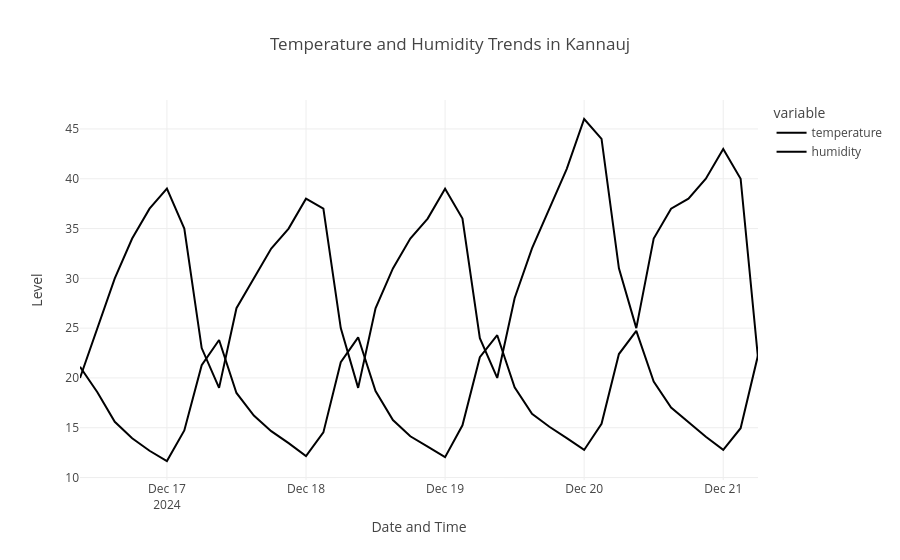

Notebook code for this chart:
### Code cell
import requests
import pandas as pd
import matplotlib.pyplot as plt
import plotly.express as px
import folium

# Replace with your OpenWeatherMap API key
API_KEY = "b762473e4e7467407e4da136bce24238"

# Function to fetch current weather data for a city
def fetch_weather_data(city):
    url = f"http://api.openweathermap.org/data/2.5/weather"
    params = {
        "q": city,
        "appid": API_KEY,
        "units": "metric"  # Use metric units (Celsius, meters per second, etc.)
    }
    response = requests.get(url, params=params)
    if response.status_code == 200:
        return response.json()
    else:
        print("Error fetching data:", response.status_code, response.text)
        return None

# Function to fetch 5-day forecast data for a city
def fetch_forecast_data(city):
    url = f"http://api.openweathermap.org/data/2.5/forecast"
    params = {
        "q": city,
        "appid": API_KEY,
        "units": "metric"
    }
    response = requests.get(url, params=params)
    if response.status_code == 200:
        return response.json()
    else:
        print("Error fetching data:", response.status_code, response.text)
        return None

# Fetch current weather
city = "Kannauj"
current_weather = fetch_weather_data(city)

if current_weather:
    print("Current Weather in", city)
    print(f"Temperature: {current_weather['main']['temp']}°C")
    print(f"Humidity: {current_weather['main']['humidity']}%")
    print(f"Condition: {current_weather['weather'][0]['description'].capitalize()}")

# Fetch forecast data
forecast_data = fetch_forecast_data(city)

if forecast_data:
    # Extract relevant data
    forecast_list = forecast_data['list']
    forecast_df = pd.DataFrame([
        {
            "datetime": item['dt_txt'],
            "temperature": item['main']['temp'],
            "humidity": item['main']['humidity'],
            "weather": item['weather'][0]['description'],
            "wind_speed": item['wind']['speed']
        }
        for item in forecast_list
    ])
    forecast_df['datetime'] = pd.to_datetime(forecast_df['datetime'])

    # 1. Line Chart: Temperature Trends
    plt.figure(figsize=(10, 6))
    plt.plot(forecast_df['datetime'], forecast_df['temperature'], label='Temperature (°C)', color='orange')
    plt.title(f"Temperature Trends in {city}")
    plt.xlabel("Date and Time")
    plt.ylabel("Temperature (°C)")
    plt.grid()
    plt.legend()
    plt.xticks(rotation=45)
    plt.show()

    # 2. Bar Chart: Humidity Levels
    forecast_df.set_index('datetime')['humidity'].plot(kind='bar', figsize=(12, 6), color='blue', alpha=0.7)
    plt.title(f"Humidity Levels in {city}")
    plt.xlabel("Date and Time")
    plt.ylabel("Humidity (%)")
    plt.xticks(rotation=45)
    plt.show()

    # 3. Interactive Line Chart: Temperature and Humidity
    fig = px.line(forecast_df, x='datetime', y=['temperature', 'humidity'], 
                  labels={"value": "Level", "datetime": "Date and Time"},
                  title=f"Temperature and Humidity Trends in {city}")
    fig.show()

    # 4. Weather Conditions: Pie Chart
    weather_counts = forecast_df['weather'].value_counts()
    weather_counts.plot(kind='pie', autopct='%1.1f%%', figsize=(6, 6), startangle=90, cmap='Set3')
    plt.title(f"Weather Conditions in {city}")
    plt.ylabel("")
    plt.show()

    # 5. Geographic Map: Current Weather
    if current_weather:
        lat = current_weather['coord']['lat']
        lon = current_weather['coord']['lon']
        m = folium.Map(location=[lat, lon], zoom_start=10)
        folium.Marker(
            [lat, lon],
            popup=f"Current Weather in {city}: {current_weather['weather'][0]['description'].capitalize()}",
            icon=folium.Icon(color="blue")
        ).add_to(m)

        # Save and display map
        m.save("current_weather_map.html")
        print("Current weather map saved as 'current_weather_map.html'. Open it in a browser.")

else:
    print("No forecast data available.")

### Figure 1 — Plotly figure (JSON) as saved in the notebook; plotly's stock layout.template omitted (floating-point values rounded to 4 significant figures)
{"data": [{"hovertemplate": "variable=temperature<br>Date and Time=%{x}<br>Level=%{y}<extra></extra>", "legendgroup": "temperature", "line": {"color": "#000001", "dash": "solid"}, "marker": {"symbol": "circle"}, "mode": "lines", "name": "temperature", "orientation": "v", "showlegend": true, "type": "scatter", "x": ["2024-12-16T09:00:00", "2024-12-16T12:00:00", "2024-12-16T15:00:00", "2024-12-16T18:00:00", "2024-12-16T21:00:00", "2024-12-17T00:00:00", "2024-12-17T03:00:00", "2024-12-17T06:00:00", "2024-12-17T09:00:00", "2024-12-17T12:00:00", "2024-12-17T15:00:00", "2024-12-17T18:00:00", "2024-12-17T21:00:00", "2024-12-18T00:00:00", "2024-12-18T03:00:00", "2024-12-18T06:00:00", "2024-12-18T09:00:00", "2024-12-18T12:00:00", "2024-12-18T15:00:00", "2024-12-18T18:00:00", "2024-12-18T21:00:00", "2024-12-19T00:00:00", "2024-12-19T03:00:00", "2024-12-19T06:00:00", "2024-12-19T09:00:00", "2024-12-19T12:00:00", "2024-12-19T15:00:00", "2024-12-19T18:00:00", "2024-12-19T21:00:00", "2024-12-20T00:00:00", "2024-12-20T03:00:00", "2024-12-20T06:00:00", "2024-12-20T09:00:00", "2024-12-20T12:00:00", "2024-12-20T15:00:00", "2024-12-20T18:00:00", "2024-12-20T21:00:00", "2024-12-21T00:00:00", "2024-12-21T03:00:00", "2024-12-21T06:00:00"], "xaxis": "x", "y": [21.12, 18.57, 15.6, 13.94, 12.69, 11.66, 14.73, 21.28, 23.81, 18.49, 16.23, 14.66, 13.45, 12.15, 14.53, 21.58, 24.08, 18.68, 15.77, 14.14, 13.1, 12.04, 15.24, 22.09, 24.29, 19.07, 16.39, 15.1, 13.95, 12.77, 15.4, 22.4, 24.73, 19.64, 17.03, 15.57, 14.09, 12.78, 14.95, 22.27], "yaxis": "y"}, {"hovertemplate": "variable=humidity<br>Date and Time=%{x}<br>Level=%{y}<extra></extra>", "legendgroup": "humidity", "line": {"color": "#000002", "dash": "solid"}, "marker": {"symbol": "circle"}, "mode": "lines", "name": "humidity", "orientation": "v", "showlegend": true, "type": "scatter", "x": ["2024-12-16T09:00:00", "2024-12-16T12:00:00", "2024-12-16T15:00:00", "2024-12-16T18:00:00", "2024-12-16T21:00:00", "2024-12-17T00:00:00", "2024-12-17T03:00:00", "2024-12-17T06:00:00", "2024-12-17T09:00:00", "2024-12-17T12:00:00", "2024-12-17T15:00:00", "2024-12-17T18:00:00", "2024-12-17T21:00:00", "2024-12-18T00:00:00", "2024-12-18T03:00:00", "2024-12-18T06:00:00", "2024-12-18T09:00:00", "2024-12-18T12:00:00", "2024-12-18T15:00:00", "2024-12-18T18:00:00", "2024-12-18T21:00:00", "2024-12-19T00:00:00", "2024-12-19T03:00:00", "2024-12-19T06:00:00", "2024-12-19T09:00:00", "2024-12-19T12:00:00", "2024-12-19T15:00:00", "2024-12-19T18:00:00", "2024-12-19T21:00:00", "2024-12-20T00:00:00", "2024-12-20T03:00:00", "2024-12-20T06:00:00", "2024-12-20T09:00:00", "2024-12-20T12:00:00", "2024-12-20T15:00:00", "2024-12-20T18:00:00", "2024-12-20T21:00:00", "2024-12-21T00:00:00", "2024-12-21T03:00:00", "2024-12-21T06:00:00"], "xaxis": "x", "y": [20, 25, 30, 34, 37, 39, 35, 23, 19, 27, 30, 33, 35, 38, 37, 25, 19, 27, 31, 34, 36, 39, 36, 24, 20, 28, 33, 37, 41, 46, 44, 31, 25, 34, 37, 38, 40, 43, 40, 22], "yaxis": "y"}], "layout": {"autosize": true, "legend": {"title": {"text": "variable"}, "tracegroupgap": 0}, "title": {"text": "Temperature and Humidity Trends in Kannauj"}, "xaxis": {"anchor": "y", "autorange": true, "domain": [0, 1], "range": ["2024-12-16 09:00", "2024-12-21 06:00"], "title": {"text": "Date and Time"}, "type": "date"}, "yaxis": {"anchor": "x", "autorange": true, "domain": [0, 1], "range": [9.752, 47.91], "title": {"text": "Level"}, "type": "linear"}}}
